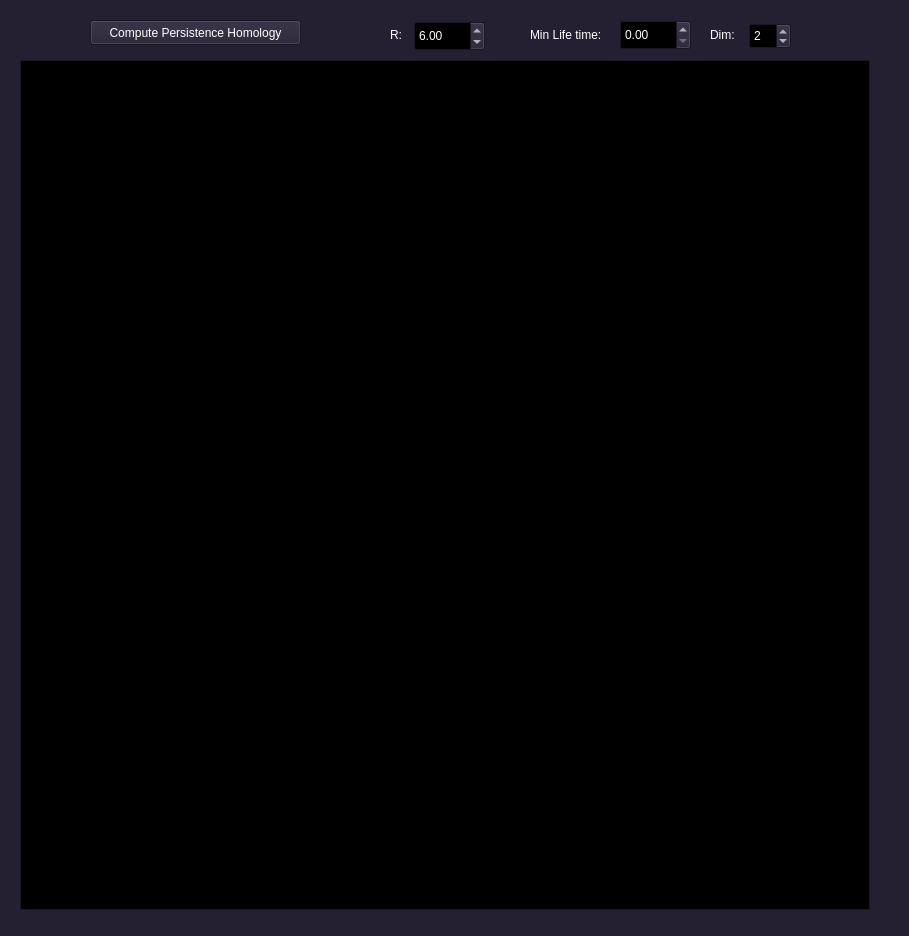
<?xml version="1.0" encoding="UTF-8"?>
<ui version="4.0">
 <class>PersistentHomologyWindow</class>
 <widget class="QWidget" name="PersistentHomologyWindow">
  <property name="geometry">
   <rect>
    <x>0</x>
    <y>0</y>
    <width>909</width>
    <height>936</height>
   </rect>
  </property>
  <property name="palette">
   <palette>
    <active>
     <colorrole role="WindowText">
      <brush brushstyle="SolidPattern">
       <color alpha="255">
        <red>255</red>
        <green>255</green>
        <blue>255</blue>
       </color>
      </brush>
     </colorrole>
     <colorrole role="Button">
      <brush brushstyle="SolidPattern">
       <color alpha="255">
        <red>36</red>
        <green>31</green>
        <blue>49</blue>
       </color>
      </brush>
     </colorrole>
     <colorrole role="Light">
      <brush brushstyle="SolidPattern">
       <color alpha="255">
        <red>54</red>
        <green>46</green>
        <blue>73</blue>
       </color>
      </brush>
     </colorrole>
     <colorrole role="Midlight">
      <brush brushstyle="SolidPattern">
       <color alpha="255">
        <red>45</red>
        <green>38</green>
        <blue>61</blue>
       </color>
      </brush>
     </colorrole>
     <colorrole role="Dark">
      <brush brushstyle="SolidPattern">
       <color alpha="255">
        <red>18</red>
        <green>15</green>
        <blue>24</blue>
       </color>
      </brush>
     </colorrole>
     <colorrole role="Mid">
      <brush brushstyle="SolidPattern">
       <color alpha="255">
        <red>24</red>
        <green>21</green>
        <blue>33</blue>
       </color>
      </brush>
     </colorrole>
     <colorrole role="Text">
      <brush brushstyle="SolidPattern">
       <color alpha="255">
        <red>255</red>
        <green>255</green>
        <blue>255</blue>
       </color>
      </brush>
     </colorrole>
     <colorrole role="BrightText">
      <brush brushstyle="SolidPattern">
       <color alpha="255">
        <red>255</red>
        <green>255</green>
        <blue>255</blue>
       </color>
      </brush>
     </colorrole>
     <colorrole role="ButtonText">
      <brush brushstyle="SolidPattern">
       <color alpha="255">
        <red>255</red>
        <green>255</green>
        <blue>255</blue>
       </color>
      </brush>
     </colorrole>
     <colorrole role="Base">
      <brush brushstyle="SolidPattern">
       <color alpha="255">
        <red>0</red>
        <green>0</green>
        <blue>0</blue>
       </color>
      </brush>
     </colorrole>
     <colorrole role="Window">
      <brush brushstyle="SolidPattern">
       <color alpha="255">
        <red>36</red>
        <green>31</green>
        <blue>49</blue>
       </color>
      </brush>
     </colorrole>
     <colorrole role="Shadow">
      <brush brushstyle="SolidPattern">
       <color alpha="255">
        <red>0</red>
        <green>0</green>
        <blue>0</blue>
       </color>
      </brush>
     </colorrole>
     <colorrole role="AlternateBase">
      <brush brushstyle="SolidPattern">
       <color alpha="255">
        <red>18</red>
        <green>15</green>
        <blue>24</blue>
       </color>
      </brush>
     </colorrole>
     <colorrole role="ToolTipBase">
      <brush brushstyle="SolidPattern">
       <color alpha="255">
        <red>255</red>
        <green>255</green>
        <blue>220</blue>
       </color>
      </brush>
     </colorrole>
     <colorrole role="ToolTipText">
      <brush brushstyle="SolidPattern">
       <color alpha="255">
        <red>0</red>
        <green>0</green>
        <blue>0</blue>
       </color>
      </brush>
     </colorrole>
     <colorrole role="PlaceholderText">
      <brush brushstyle="SolidPattern">
       <color alpha="127">
        <red>255</red>
        <green>255</green>
        <blue>255</blue>
       </color>
      </brush>
     </colorrole>
    </active>
    <inactive>
     <colorrole role="WindowText">
      <brush brushstyle="SolidPattern">
       <color alpha="255">
        <red>255</red>
        <green>255</green>
        <blue>255</blue>
       </color>
      </brush>
     </colorrole>
     <colorrole role="Button">
      <brush brushstyle="SolidPattern">
       <color alpha="255">
        <red>36</red>
        <green>31</green>
        <blue>49</blue>
       </color>
      </brush>
     </colorrole>
     <colorrole role="Light">
      <brush brushstyle="SolidPattern">
       <color alpha="255">
        <red>54</red>
        <green>46</green>
        <blue>73</blue>
       </color>
      </brush>
     </colorrole>
     <colorrole role="Midlight">
      <brush brushstyle="SolidPattern">
       <color alpha="255">
        <red>45</red>
        <green>38</green>
        <blue>61</blue>
       </color>
      </brush>
     </colorrole>
     <colorrole role="Dark">
      <brush brushstyle="SolidPattern">
       <color alpha="255">
        <red>18</red>
        <green>15</green>
        <blue>24</blue>
       </color>
      </brush>
     </colorrole>
     <colorrole role="Mid">
      <brush brushstyle="SolidPattern">
       <color alpha="255">
        <red>24</red>
        <green>21</green>
        <blue>33</blue>
       </color>
      </brush>
     </colorrole>
     <colorrole role="Text">
      <brush brushstyle="SolidPattern">
       <color alpha="255">
        <red>255</red>
        <green>255</green>
        <blue>255</blue>
       </color>
      </brush>
     </colorrole>
     <colorrole role="BrightText">
      <brush brushstyle="SolidPattern">
       <color alpha="255">
        <red>255</red>
        <green>255</green>
        <blue>255</blue>
       </color>
      </brush>
     </colorrole>
     <colorrole role="ButtonText">
      <brush brushstyle="SolidPattern">
       <color alpha="255">
        <red>255</red>
        <green>255</green>
        <blue>255</blue>
       </color>
      </brush>
     </colorrole>
     <colorrole role="Base">
      <brush brushstyle="SolidPattern">
       <color alpha="255">
        <red>0</red>
        <green>0</green>
        <blue>0</blue>
       </color>
      </brush>
     </colorrole>
     <colorrole role="Window">
      <brush brushstyle="SolidPattern">
       <color alpha="255">
        <red>36</red>
        <green>31</green>
        <blue>49</blue>
       </color>
      </brush>
     </colorrole>
     <colorrole role="Shadow">
      <brush brushstyle="SolidPattern">
       <color alpha="255">
        <red>0</red>
        <green>0</green>
        <blue>0</blue>
       </color>
      </brush>
     </colorrole>
     <colorrole role="AlternateBase">
      <brush brushstyle="SolidPattern">
       <color alpha="255">
        <red>18</red>
        <green>15</green>
        <blue>24</blue>
       </color>
      </brush>
     </colorrole>
     <colorrole role="ToolTipBase">
      <brush brushstyle="SolidPattern">
       <color alpha="255">
        <red>255</red>
        <green>255</green>
        <blue>220</blue>
       </color>
      </brush>
     </colorrole>
     <colorrole role="ToolTipText">
      <brush brushstyle="SolidPattern">
       <color alpha="255">
        <red>0</red>
        <green>0</green>
        <blue>0</blue>
       </color>
      </brush>
     </colorrole>
     <colorrole role="PlaceholderText">
      <brush brushstyle="SolidPattern">
       <color alpha="127">
        <red>255</red>
        <green>255</green>
        <blue>255</blue>
       </color>
      </brush>
     </colorrole>
    </inactive>
    <disabled>
     <colorrole role="WindowText">
      <brush brushstyle="SolidPattern">
       <color alpha="255">
        <red>18</red>
        <green>15</green>
        <blue>24</blue>
       </color>
      </brush>
     </colorrole>
     <colorrole role="Button">
      <brush brushstyle="SolidPattern">
       <color alpha="255">
        <red>36</red>
        <green>31</green>
        <blue>49</blue>
       </color>
      </brush>
     </colorrole>
     <colorrole role="Light">
      <brush brushstyle="SolidPattern">
       <color alpha="255">
        <red>54</red>
        <green>46</green>
        <blue>73</blue>
       </color>
      </brush>
     </colorrole>
     <colorrole role="Midlight">
      <brush brushstyle="SolidPattern">
       <color alpha="255">
        <red>45</red>
        <green>38</green>
        <blue>61</blue>
       </color>
      </brush>
     </colorrole>
     <colorrole role="Dark">
      <brush brushstyle="SolidPattern">
       <color alpha="255">
        <red>18</red>
        <green>15</green>
        <blue>24</blue>
       </color>
      </brush>
     </colorrole>
     <colorrole role="Mid">
      <brush brushstyle="SolidPattern">
       <color alpha="255">
        <red>24</red>
        <green>21</green>
        <blue>33</blue>
       </color>
      </brush>
     </colorrole>
     <colorrole role="Text">
      <brush brushstyle="SolidPattern">
       <color alpha="255">
        <red>18</red>
        <green>15</green>
        <blue>24</blue>
       </color>
      </brush>
     </colorrole>
     <colorrole role="BrightText">
      <brush brushstyle="SolidPattern">
       <color alpha="255">
        <red>255</red>
        <green>255</green>
        <blue>255</blue>
       </color>
      </brush>
     </colorrole>
     <colorrole role="ButtonText">
      <brush brushstyle="SolidPattern">
       <color alpha="255">
        <red>18</red>
        <green>15</green>
        <blue>24</blue>
       </color>
      </brush>
     </colorrole>
     <colorrole role="Base">
      <brush brushstyle="SolidPattern">
       <color alpha="255">
        <red>36</red>
        <green>31</green>
        <blue>49</blue>
       </color>
      </brush>
     </colorrole>
     <colorrole role="Window">
      <brush brushstyle="SolidPattern">
       <color alpha="255">
        <red>36</red>
        <green>31</green>
        <blue>49</blue>
       </color>
      </brush>
     </colorrole>
     <colorrole role="Shadow">
      <brush brushstyle="SolidPattern">
       <color alpha="255">
        <red>0</red>
        <green>0</green>
        <blue>0</blue>
       </color>
      </brush>
     </colorrole>
     <colorrole role="AlternateBase">
      <brush brushstyle="SolidPattern">
       <color alpha="255">
        <red>36</red>
        <green>31</green>
        <blue>49</blue>
       </color>
      </brush>
     </colorrole>
     <colorrole role="ToolTipBase">
      <brush brushstyle="SolidPattern">
       <color alpha="255">
        <red>255</red>
        <green>255</green>
        <blue>220</blue>
       </color>
      </brush>
     </colorrole>
     <colorrole role="ToolTipText">
      <brush brushstyle="SolidPattern">
       <color alpha="255">
        <red>0</red>
        <green>0</green>
        <blue>0</blue>
       </color>
      </brush>
     </colorrole>
     <colorrole role="PlaceholderText">
      <brush brushstyle="SolidPattern">
       <color alpha="127">
        <red>18</red>
        <green>15</green>
        <blue>24</blue>
       </color>
      </brush>
     </colorrole>
    </disabled>
   </palette>
  </property>
  <property name="windowTitle">
   <string>PersistentHomologyWindow</string>
  </property>
  <widget class="QLabel" name="label_27">
   <property name="geometry">
    <rect>
     <x>530</x>
     <y>20</y>
     <width>91</width>
     <height>30</height>
    </rect>
   </property>
   <property name="text">
    <string>Min Life time:</string>
   </property>
  </widget>
  <widget class="QPushButton" name="pushButton_computePersistenceHomology">
   <property name="geometry">
    <rect>
     <x>90</x>
     <y>20</y>
     <width>211</width>
     <height>25</height>
    </rect>
   </property>
   <property name="text">
    <string>Compute Persistence Homology</string>
   </property>
  </widget>
  <widget class="QLabel" name="label_28">
   <property name="geometry">
    <rect>
     <x>710</x>
     <y>20</y>
     <width>41</width>
     <height>30</height>
    </rect>
   </property>
   <property name="text">
    <string>Dim:</string>
   </property>
  </widget>
  <widget class="QDoubleSpinBox" name="spinBox_persistenceLifeTime">
   <property name="geometry">
    <rect>
     <x>620</x>
     <y>20</y>
     <width>71</width>
     <height>30</height>
    </rect>
   </property>
  </widget>
  <widget class="QDoubleSpinBox" name="spinBox_persistenceR">
   <property name="geometry">
    <rect>
     <x>414</x>
     <y>21</y>
     <width>71</width>
     <height>30</height>
    </rect>
   </property>
   <property name="value">
    <double>6.000000000000000</double>
   </property>
  </widget>
  <widget class="QSpinBox" name="spinBox_persistenceDim">
   <property name="geometry">
    <rect>
     <x>749</x>
     <y>23</y>
     <width>42</width>
     <height>26</height>
    </rect>
   </property>
   <property name="minimum">
    <number>1</number>
   </property>
   <property name="maximum">
    <number>4</number>
   </property>
   <property name="value">
    <number>2</number>
   </property>
  </widget>
  <widget class="QLabel" name="label_26">
   <property name="geometry">
    <rect>
     <x>390</x>
     <y>20</y>
     <width>21</width>
     <height>30</height>
    </rect>
   </property>
   <property name="text">
    <string>R:</string>
   </property>
  </widget>
  <widget class="QGraphicsView" name="graphicsView_PersistentHomology">
   <property name="geometry">
    <rect>
     <x>20</x>
     <y>60</y>
     <width>850</width>
     <height>850</height>
    </rect>
   </property>
   <property name="renderHints">
    <set>QPainter::Antialiasing|QPainter::TextAntialiasing</set>
   </property>
  </widget>
 </widget>
 <resources/>
 <connections>
  <connection>
   <sender>pushButton_computePersistenceHomology</sender>
   <signal>clicked()</signal>
   <receiver>PersistentHomologyWindow</receiver>
   <slot>slotComputePersistenceHomology()</slot>
   <hints>
    <hint type="sourcelabel">
     <x>205</x>
     <y>31</y>
    </hint>
    <hint type="destinationlabel">
     <x>43</x>
     <y>17</y>
    </hint>
   </hints>
  </connection>
 </connections>
 <slots>
  <slot>slotComputePersistenceHomology()</slot>
 </slots>
</ui>
